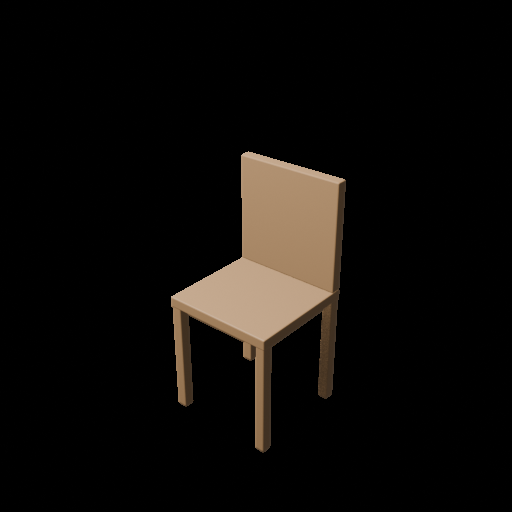
#> input picture Apoio/PL05/assets/zona1_cadeira/zona1_cadeira_0001.png, 512 x 512 px, given as the content of the folder assets/zona1_cadeira/zona1_cadeira_0001.png, which was not available
$ python 01-ponto-de-partida.py assets/zona1_cadeira/zona1_cadeira_0001.png 5
#> lines starting #> are read from the running program, lines starting #| are printed output that depends on the picture; after the words box and inside, x2 and y2 are one past the last pixel; in counts of white or black regions, pixels touching at a corner belong together
#!uv run
# /// script
# requires-python = ">=3.12"
# dependencies = [
#   "numpy",
#   "opencv-python>=5.0,<6",
# ]
# ///
"""PL05, secção 1: o ponto de partida, que é o programa final da PL04.

    uv run 01-ponto-de-partida.py [pasta] [indice da camara]

É o programa com que acaba a secção 8 do guião PL04, sem uma vírgula mudada: deteção de movimento por diferença de
fotogramas em toda a imagem, e uma animação que corre enquanto houver movimento. Esta aula parte daqui e
acrescenta as **zonas**: onde é que o movimento aconteceu, e qual é o objeto que responde.
"""
import pathlib
import sys

import cv2 as cv

pasta = pathlib.Path(sys.argv[1] if len(sys.argv) > 1 else "assets/zona1_cadeira")
indice = int(sys.argv[2]) if len(sys.argv) > 2 else 0

LADO, X, Y = 160, 400, 250
LIMIAR, AREA_MINIMA = 25, 500
PARAGEM = 15          # fotogramas sem movimento antes de a animação parar

fotogramas = []
for ficheiro in sorted(pasta.glob("*.png")):
    objeto = cv.imread(str(ficheiro), cv.IMREAD_UNCHANGED)
#> objeto is the input picture: shape (512, 512, 4); mean B, G, R, A 9.6, 12.3, 14.9, 22.4
    if objeto is None:
        sys.exit(f"Não consegui ler {ficheiro.name}. O caminho está certo?")
    if objeto.ndim != 3 or objeto.shape[2] != 4:
        sys.exit(f"{ficheiro.name} não tem canal alfa (transparência). No "
                 "Blender: Render Properties › Film › Transparent, e no "
                 "Output, PNG com RGBA.")
    fotogramas.append(cv.resize(objeto, (LADO, LADO)))
if not fotogramas:
    sys.exit(f"Não há PNG em {pasta}.")

camara = cv.VideoCapture(indice)
if not camara.isOpened():
    sys.exit(f"Não consegui abrir a câmara {indice}.")

anterior, i, quietos = None, 0, PARAGEM
while True:
    ok, fotograma = camara.read()
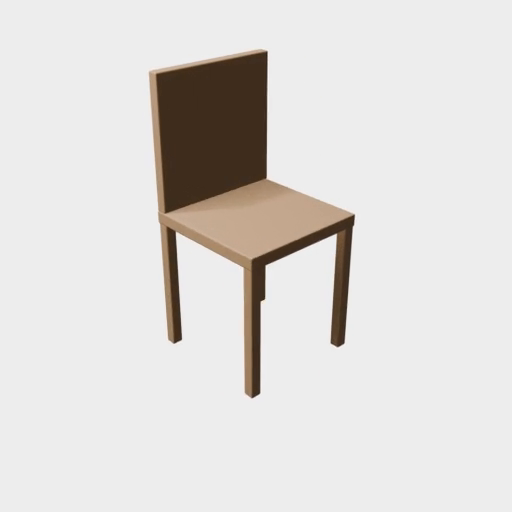
#> input picture frame 19 of Apoio/PL04/videos/cadeira-animacao.mp4, 512 x 512 px, given in place of the camera
#> fotograma is the input picture: shape (512, 512, 3); mean B, G, R 216.7, 219.1, 221.8
    if not ok:
        break

    cinzento = cv.cvtColor(fotograma, cv.COLOR_BGR2GRAY)
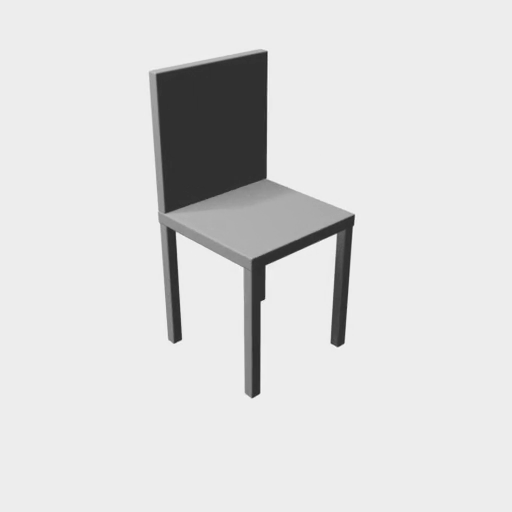
#> cinzento: shape (512, 512); min 36, max 249, mean 219.7
    suave = cv.GaussianBlur(cinzento, (21, 21), 0)
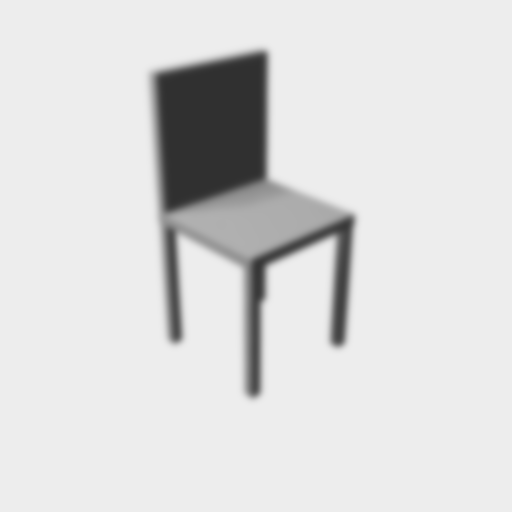
#> suave: shape (512, 512); min 48, max 237, mean 219.7
    houve_movimento = False
    if anterior is not None:
        diferenca = cv.absdiff(anterior, suave)
        _, limiar = cv.threshold(diferenca, LIMIAR, 255, cv.THRESH_BINARY)
        dilatado = cv.dilate(limiar, None, iterations=2)
        contornos, _ = cv.findContours(dilatado, cv.RETR_EXTERNAL,
                                       cv.CHAIN_APPROX_SIMPLE)
        for contorno in contornos:
            if cv.contourArea(contorno) < AREA_MINIMA:
                continue
            houve_movimento = True
            x, y, w, h = cv.boundingRect(contorno)
            cv.rectangle(fotograma, (x, y), (x + w, y + h), (0, 255, 0), 2)
    anterior = suave

    quietos = 0 if houve_movimento else quietos + 1
    if quietos < PARAGEM:            # ainda a animar
        objeto = fotogramas[i % len(fotogramas)]
        bgr, alfa = objeto[:, :, :3], objeto[:, :, 3] / 255.0
        alfa = alfa[:, :, None]
        zona = fotograma[Y:Y + LADO, X:X + LADO]
        if zona.shape[:2] == (LADO, LADO):
            misturado = alfa * bgr + (1 - alfa) * zona
            fotograma[Y:Y + LADO, X:X + LADO] = misturado.astype("uint8")
        i += 1
    else:
        i = 0                        # parada: a sequência volta ao princípio

    estado = "movimento" if houve_movimento else "parado"
    cv.putText(fotograma, estado, (10, 30), cv.FONT_HERSHEY_SIMPLEX,
               0.9, (0, 255, 0), 2)
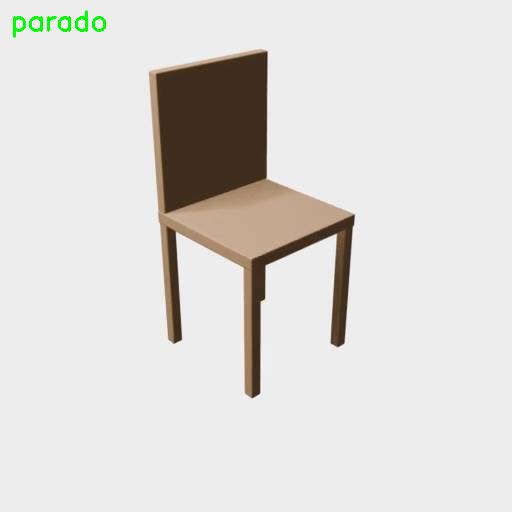
#> fotograma: shape (512, 512, 3); 0.27% of pixels changed, all inside (x1, y1, x2, y2) = (13, 10, 106, 38)
    cv.imshow("movimento e animacao", fotograma)
    if cv.waitKey(1) & 0xFF == ord("q"):
#> (key q is pressed here)
        break

camara.release()
cv.destroyAllWindows()
